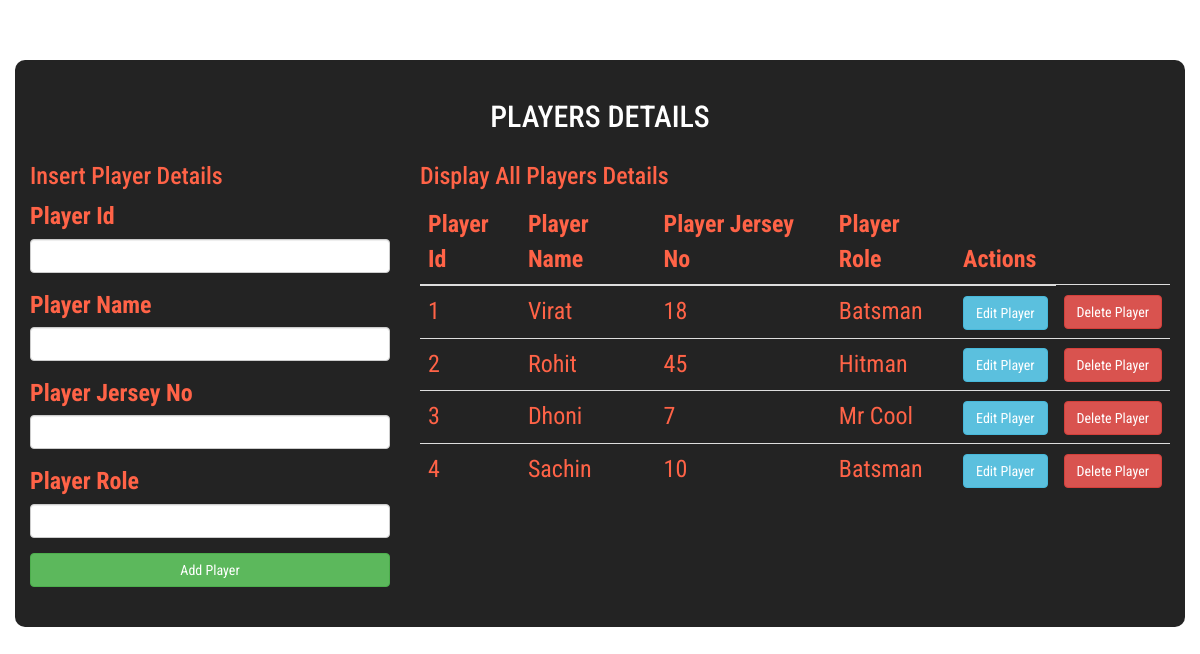
The page / on the database its author committed.
### tables this page shows
CREATE TABLE `player` (
  `player_id` int NOT NULL,
  `player_name` varchar(50) NOT NULL,
  `player_jersey_No` int NOT NULL,
  `player_role` varchar(50) NOT NULL
);

### index.php (the view, shortened to what this page needs)
<!doctype html>
<html lang="en">
  <head>
    <link rel="stylesheet" href="https://stackpath.bootstrapcdn.com/bootstrap/3.4.1/css/bootstrap.min.css">
<link href="css/custom.css" rel="stylesheet">
  </head>
  <body>
      <?php
      include('dbconnect.php');
      $query = "SELECT *FROM player";
      $result = mysqli_query($conn,$query);
      ?>
    <div class="container">
        <h2 class="text-center">Players Details</h2>
        <div class="row">
            <div class="col-md-4">
                <h3>Insert Player Details</h3>
                <form role="form" action="insert.php" method="post">
                <div class="form-group">
                        <label for="pid">Player Id</label>
                        <input type="text" name="pid" class="form-control">
                    </div>
                <div class="form-group">
                        <label for="pname">Player Name</label>
                        <input type="text" name="pname" class="form-control">
                    </div>
                    <div class="form-group">
                        <label for="pjersey">Player Jersey No</label>
                        <input type="text" name="p_jersey_no" class="form-control">
                    </div>
                    <div class="form-group">
                        <label for="prole">Player Role</label>
                        <input type="text" name="p_role" class="form-control">
                    </div>
                    <button type="submit" class="btn btn-success btn-block">Add Player</button>
                </form>
            </div>
            <div class="col-md-8">
                <h3>Display All Players Details</h3>
                <table class="table">
                    <thead>
                        <tr>
                            <th>Player Id</th>
                            <th>Player Name</th>
                            <th>Player Jersey No</th>
                            <th>Player Role</th>
                            <th>Actions</th>
                        </tr>
                    </thead>
                    <tbody>
                        <?php
                        while($row=mysqli_fetch_assoc($result))
                        {
                            ?>
                        <tr>
                            <td><?php echo $row['player_id']; ?></td>
                            <td><?php echo $row['player_name']; ?></td>
                            <td><?php echo $row['player_jersey_No']; ?></td>
                            <td><?php echo $row['player_role']; ?></td>
                            <td>
                                <a href="edit.php?id=<?php echo $row['player_id']; ?>" class="btn btn-info">Edit Player</a>
                            </td>
                            <td>
                                <a href="delete.php?id=<?php echo $row['player_id']; ?>" class="btn btn-danger">Delete Player</a>
                            </td>
                        </tr>
                        <?php
                        }
                        ?>
                    </tbody>
                </table>
            </div>
        </div>
    </div>
  </body>
</html>

### css/custom.css (style rules this page uses)
* { font-family: 'Roboto Condensed', sans-serif; color: tomato; font-size: 24px; }
.container { margin-top: 60px; background-color: #232323; padding-top: 20px; padding-bottom: 40px; border-radius: 10px; }
h2 { color: white; text-transform: uppercase; }

### rows shown on the page
player: player_id "1", player_name "Virat", player_jersey_No "18", player_role "Batsman"
player: player_id "2", player_name "Rohit", player_jersey_No "45", player_role "Hitman"
player: player_id "3", player_name "Dhoni", player_jersey_No "7", player_role "Mr Cool"
player: player_id "4", player_name "Sachin", player_jersey_No "10", player_role "Batsman"
